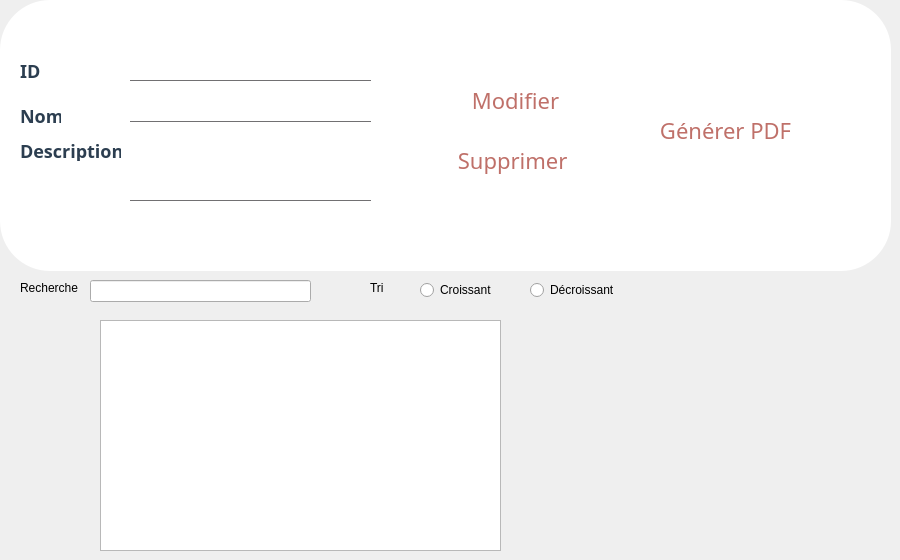
      <widget class="QWidget" name="tab_2">
       <attribute name="title">
        <string>Consulter la liste des catégories</string>
       </attribute>
       <widget class="QRadioButton" name="radioButton_D_c">
        <property name="geometry">
         <rect>
          <x>530</x>
          <y>280</y>
          <width>97</width>
          <height>20</height>
         </rect>
        </property>
        <property name="text">
         <string>Décroissant</string>
        </property>
       </widget>
       <widget class="QTableView" name="tableView_2">
        <property name="geometry">
         <rect>
          <x>100</x>
          <y>320</y>
          <width>401</width>
          <height>231</height>
         </rect>
        </property>
       </widget>
       <widget class="QRadioButton" name="radioButton_C_c">
        <property name="geometry">
         <rect>
          <x>420</x>
          <y>280</y>
          <width>97</width>
          <height>20</height>
         </rect>
        </property>
        <property name="text">
         <string>Croissant</string>
        </property>
       </widget>
       <widget class="QFrame" name="frame_5">
        <property name="geometry">
         <rect>
          <x>0</x>
          <y>0</y>
          <width>891</width>
          <height>271</height>
         </rect>
        </property>
        <property name="styleSheet">
         <string notr="true">QFrame{
border-radius:50px;

background-color: white;
}

QLabel{
color: #2C3E50;
font-size:18px;
font:bold;
font-family : century gothic;
}

QLineEdit{
background:transparent;
border:none;
color:#717072;
border-bottom:1px solid #717072;
}

QPushButton{
font-size:22px;
font-family:century gothic;
background:transparent;
border-radius:60px;
color:#BF7069;
border-radius:15px;
/*border:1px solid #BF7069;*/
}
QPushButton:hover{
color:#931A43;
/*background:#801414;*/
background:rgb(255, 228, 228);
border-radius:15px;
}</string>
        </property>
        <property name="frameShape">
         <enum>QFrame::StyledPanel</enum>
        </property>
        <property name="frameShadow">
         <enum>QFrame::Raised</enum>
        </property>
        <widget class="QLineEdit" name="lineEdit_description_c">
         <property name="geometry">
          <rect>
           <x>130</x>
           <y>160</y>
           <width>241</width>
           <height>41</height>
          </rect>
         </property>
        </widget>
        <widget class="QLabel" name="label_69">
         <property name="geometry">
          <rect>
           <x>20</x>
           <y>140</y>
           <width>101</width>
           <height>21</height>
          </rect>
         </property>
         <property name="text">
          <string>Description</string>
         </property>
        </widget>
        <widget class="QLineEdit" name="lineEdit_nom_c">
         <property name="geometry">
          <rect>
           <x>130</x>
           <y>100</y>
           <width>241</width>
           <height>22</height>
          </rect>
         </property>
        </widget>
        <widget class="QLineEdit" name="lineEdit_id_c">
         <property name="geometry">
          <rect>
           <x>130</x>
           <y>60</y>
           <width>241</width>
           <height>21</height>
          </rect>
         </property>
        </widget>
        <widget class="QLabel" name="label_70">
         <property name="geometry">
          <rect>
           <x>20</x>
           <y>100</y>
           <width>41</width>
           <height>31</height>
          </rect>
         </property>
         <property name="text">
          <string>Nom</string>
         </property>
        </widget>
        <widget class="QLabel" name="label_71">
         <property name="geometry">
          <rect>
           <x>20</x>
           <y>60</y>
           <width>41</width>
           <height>21</height>
          </rect>
         </property>
         <property name="text">
          <string>ID</string>
         </property>
        </widget>
        <widget class="QPushButton" name="pushButton_supprimer_c">
         <property name="geometry">
          <rect>
           <x>450</x>
           <y>140</y>
           <width>131</width>
           <height>41</height>
          </rect>
         </property>
         <property name="text">
          <string>Supprimer </string>
         </property>
        </widget>
        <widget class="QPushButton" name="pushButton_modifier_c">
         <property name="geometry">
          <rect>
           <x>460</x>
           <y>80</y>
           <width>111</width>
           <height>41</height>
          </rect>
         </property>
         <property name="text">
          <string>Modifier</string>
         </property>
        </widget>
        <widget class="QPushButton" name="pushButton_PDF_c">
         <property name="geometry">
          <rect>
           <x>640</x>
           <y>110</y>
           <width>171</width>
           <height>41</height>
          </rect>
         </property>
         <property name="text">
          <string>Générer PDF</string>
         </property>
        </widget>
       </widget>
       <widget class="QLabel" name="label_17">
        <property name="geometry">
         <rect>
          <x>370</x>
          <y>280</y>
          <width>31</width>
          <height>16</height>
         </rect>
        </property>
        <property name="text">
         <string>Tri</string>
        </property>
       </widget>
       <widget class="QLineEdit" name="lineEdit_recherche_c">
        <property name="geometry">
         <rect>
          <x>90</x>
          <y>280</y>
          <width>221</width>
          <height>22</height>
         </rect>
        </property>
       </widget>
       <widget class="QLabel" name="label_18">
        <property name="geometry">
         <rect>
          <x>20</x>
          <y>280</y>
          <width>71</width>
          <height>16</height>
         </rect>
        </property>
        <property name="text">
         <string>Recherche</string>
        </property>
       </widget>
      </widget>
